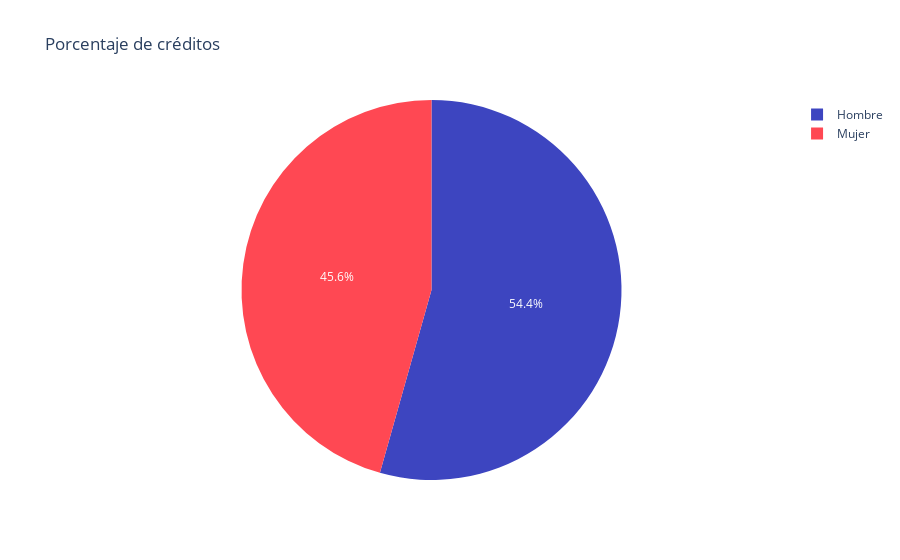

The code cell stored with this chart in its notebook:
### Markdown cell above
sex = pd.DataFrame
sex['sexo_label'] = ['Hombre', 'Mujer']
sex = pd.Series(sex)
sex
conteo = pd.DataFrame()
conteo = pd.concat([conteo_total_df,sex.reindex(conteo_total_df.index) ], axis=0) #En columna
conteo

### Code cell
# Calcular el total de registros
sex = conteo_total_df['sexo']
conteo_totall = conteo_total_df['conteo_total']
total_registros = conteo_totall.sum()
print("Total de registros: ", total_registros)

# Calcular el porcentaje que representa cada número de baños único del total
porcentajes = (conteo_totall / total_registros) * 100

# Crear el gráfico de pastel
colores_personalizados = ['#3d45c0','#ff4853'] 
fig = go.Figure(data=[go.Pie(
    labels=sex, 
    values=porcentajes, 
    sort=False, marker=dict(colors=colores_personalizados,))])
fig.update_layout(title="Porcentaje de créditos")


# Exportar gráfica como archivo HTML
def guardar_grafico_como_html(fig, nombre_archivo, carpeta='graficas'):
    # Crear la carpeta si no existe
    if not os.path.exists(carpeta):
        os.makedirs(carpeta)
    
    # Gráfica como archivo HTML en la carpeta especificada
    pio.write_html(fig, f'{carpeta}/{nombre_archivo}.html')

# Exportar
guardar_grafico_como_html(fig, 'g_pie_creditosgenero_pachuca', carpeta='graficas')

fig.show()

### Figure 1 — Plotly figure (JSON) as saved in the notebook; plotly's stock layout.template omitted (floating-point values rounded to 4 significant figures)
{"data": [{"labels": ["Hombre", "Mujer"], "marker": {"colors": ["#3d45c0", "#ff4853"]}, "sort": false, "type": "pie", "values": [54.37, 45.63]}], "layout": {"title": {"text": "Porcentaje de créditos"}}}
